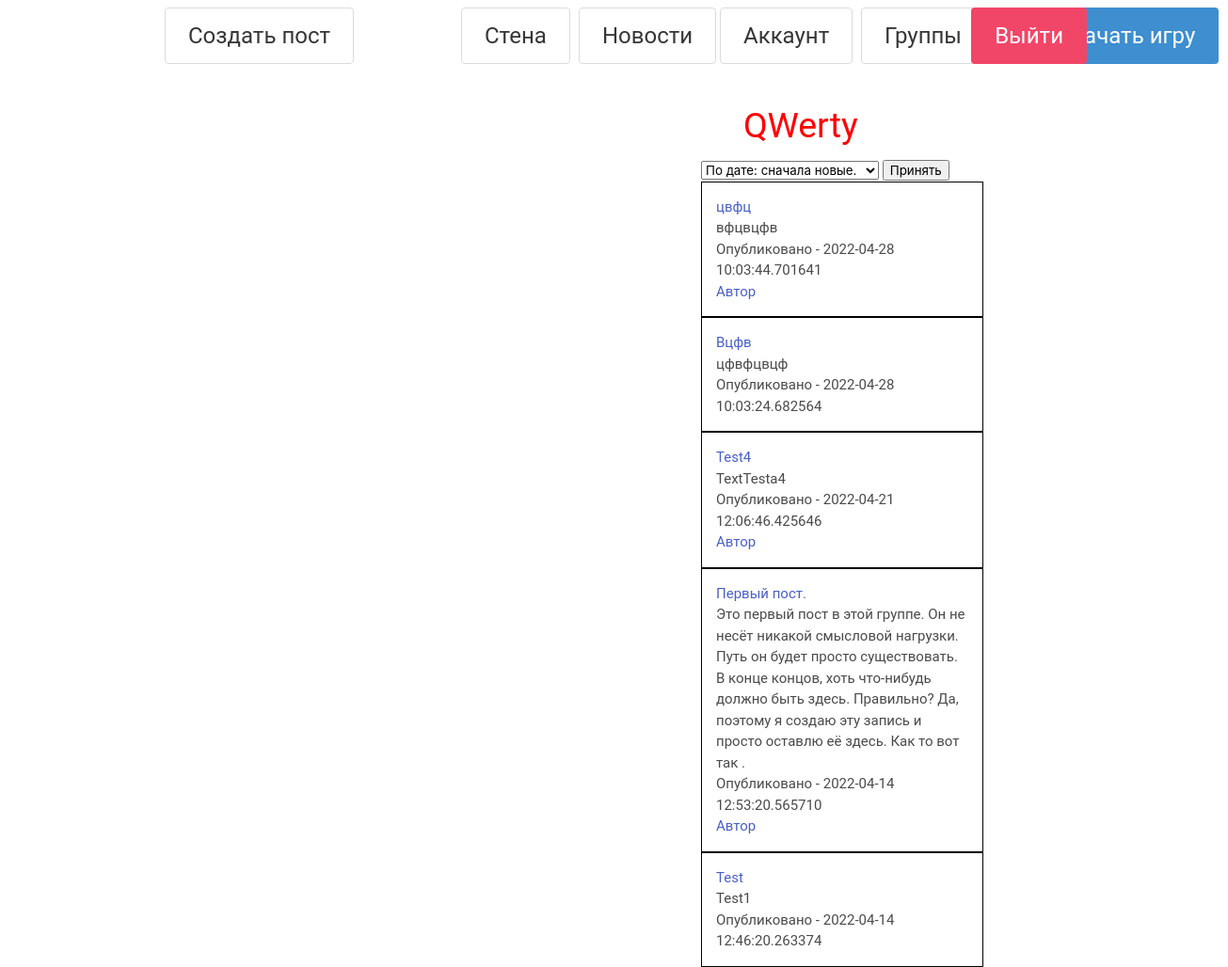
The app's page /groups/1 (signed in) with its own data.
### databases/groups.py (models this page shows)
class Group(SqlAlchemyBase):
    __tablename__ = "groups"
    id = sqlalchemy.Column(sqlalchemy.Integer, primary_key=True, autoincrement=True)
    name = sqlalchemy.Column(sqlalchemy.String, nullable=True)
    about = sqlalchemy.Column(sqlalchemy.String, nullable=True)
    admins_ids = sqlalchemy.Column(sqlalchemy.String, nullable=True)
    subscribers_ids = sqlalchemy.Column(sqlalchemy.String, nullable=True)
    everyone_can_post = sqlalchemy.Column(sqlalchemy.Boolean, nullable=True)

### databases/posts.py (models this page shows)
class Post(SqlAlchemyBase):
    __tablename__ = "posts"
    id = sqlalchemy.Column(sqlalchemy.Integer, primary_key=True, autoincrement=True)
    title = sqlalchemy.Column(sqlalchemy.String, nullable=True)
    text = sqlalchemy.Column(sqlalchemy.String, nullable=True)
    anonymously = sqlalchemy.Column(sqlalchemy.Boolean, nullable=True)
    creator = sqlalchemy.Column(sqlalchemy.Integer)
    date = sqlalchemy.Column(sqlalchemy.DateTime, default=datetime.datetime.now)
    group_id = sqlalchemy.Column(sqlalchemy.Integer)
    comments_available = sqlalchemy.Column(sqlalchemy.Boolean, nullable=True)

### main.py (the view)
@app.route('/groups/<int:id>', methods=['GET', 'POST'])
def group_page(id):
    db_sess = db_session.create_session()
    group = db_sess.query(Group).filter(Group.id == id).first()
    is_sub = ''
    is_admin = ''
    sids = [[si.id, si.subscribers_ids.split(',')] for si in db_sess.query(Group).all()]
    groups_ids = [sid[0] for sid in sids if str(current_user.id) in sid[1]]
    if group.id in groups_ids:
        is_sub = '1'
    aids = [[ai.id, ai.admins_ids.split(',')] for ai in db_sess.query(Group).all()]
    groups_ids = [aid[0] for aid in aids if str(current_user.id) in aid[1]]
    if group.id in groups_ids:
        is_admin = '1'
    all_posts = db_sess.query(Post).filter(Post.group_id == id)
    return render_template('groupage.html', title=group.name, group=group, allgroups=all_posts, is_sub=is_sub,
                           is_admin=is_admin)

### databases/db_session.py (called while the page is built)
def create_session() -> Session:
    global __factory
    return __factory()

### main.py (called while the page is built)
@login_manager.user_loader
def load_user(user_id):
    db_sess = db_session.create_session()
    return db_sess.query(User).get(user_id)

### templates/groupage.html (shortened to what this page needs)
{% extends "base.html" %}
{% block content %}
{% if group.everyone_can_post and is_sub or is_admin%}
<a class="button is-large topleft btntop" href="/groups/{{group.id}}/create_post">Создать пост</a>
{% endif %}
<h1>{{group.name}}</h1>
<div class="allnewsdiv">
    <form action="{{ url_for('group_page_sorted', id=group.id)}}" method="post">
        <select name="sort_select">
            <option>По дате: сначала новые.</option>
        </select>
        <input type="submit" value="Принять">
    </form>
    {% if select_data == 'По дате: сначала старые.' %}
    {% for item in allgroups%}
    <div class="onenewsdiv">
        <h2><a href="/group/{{group.id}}/post/{{item.id}}"> {{item.title}}</a></h2>
        <div>
            <p>{{item.text}}</p>
        </div>
        <div>
            <p>Опубликовано - {{item.date}}</p>
            {% if not item.anonymously %}
            <a href=/user/{{item.creator}}>Автор</a>
            {% endif %}
        </div>
    </div>
    {% endfor %}
    {% else %}
    {% for item in allgroups[::-1]%}
    <div class="onenewsdiv">
        <h2><a href="/group/{{group.id}}/post/{{item.id}}"> {{item.title}}</a></h2>
        <div>
            <p>{{item.text}}</p>
        </div>
        <div>
            <p>Опубликовано - {{item.date}}</p>
            {% if not item.anonymously %}
            <a href=/user/{{item.creator}}>Автор</a>
            {% endif %}
        </div>
    </div>
    {% endfor %}
    {% endif %}
</div>
{% endblock %}

### static/main.css (style rules this page uses)
.btntop { top : 7.5px; }
.topleft { position: absolute; left : 175px; }
.allnewsdiv { position: absolute; top : 170px; left : 745px; }
.onenewsdiv { width : 300px; max-width : 300px; border : solid 1px black; padding : 15px; }
body { font-family: roboto, sans-serif; font-size: 15px; }
h1 { color : red; position: absolute; top : 105px; left : 790px; font-size : 2.5em; }

### records on screen
Group: name "QWerty"
Post: title "цвфц", text "вфцвцфв", date "2022-04-28 10:03:44.701641"
Post: title "Вцфв", text "цфвфцвцф", date "2022-04-28 10:03:24.682564"
Post: title "Test4", text "TextTesta4", date "2022-04-21 12:06:46.425646"
Post: title "Первый пост.", text "Это первый пост в этой группе. Он не несёт никакой смысловой нагрузки. Путь он будет просто существовать. В конце концов, хоть что-нибудь должно быть здесь. Правильно? Да, поэтому я создаю эту запись и просто оставлю её здесь. Как то вот так .", date "2022-04-14 12:53:20.565710"
Post: title "Test", text "Test1", date "2022-04-14 12:46:20.263374"
